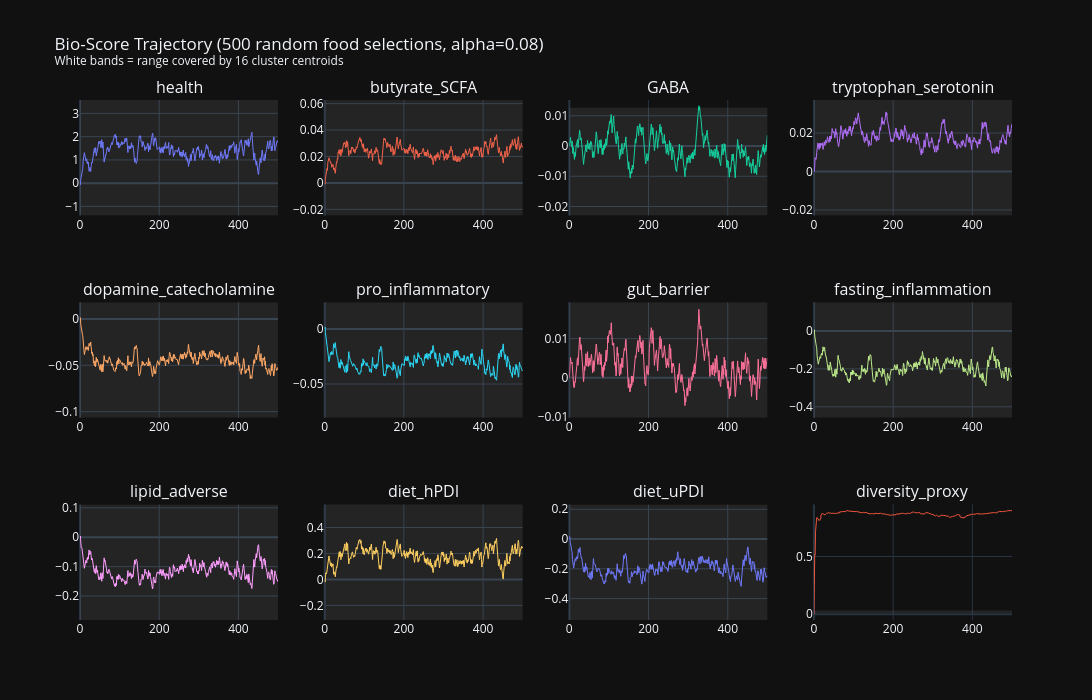

Source (notebook cell):
### Code cell
fig = make_subplots(rows=3, cols=4, subplot_titles=list(traj_df.columns))
for i, col in enumerate(traj_df.columns):
    row, c = i // 4 + 1, i % 4 + 1
    fig.add_trace(go.Scatter(y=traj_df[col], mode='lines', name=col,
        line=dict(width=1), showlegend=False), row=row, col=c)
    cmin, cmax = cluster_bio[col].min(), cluster_bio[col].max()
    fig.add_hrect(y0=cmin, y1=cmax, fillcolor='white', opacity=0.08,
        line_width=0, row=row, col=c)

fig.update_layout(title='Bio-Score Trajectory (500 random food selections, alpha=0.08)<br><sup>White bands = range covered by 16 cluster centroids</sup>',
    template=PLOTLY_DARK, height=700, width=1100)
fig.show()

### Figure 1 — Plotly figure (JSON) as saved in the notebook; plotly's stock layout.template omitted (floating-point values rounded to 4 significant figures; data arrays with more than 128 entries replaced by an {"elided": "..."} marker saying what was removed)
{"data": [{"line": {"width": 1}, "mode": "lines", "name": "health", "showlegend": false, "type": "scatter", "xaxis": "x", "y": {"elided": "501 float values"}, "yaxis": "y"}, {"line": {"width": 1}, "mode": "lines", "name": "butyrate_SCFA", "showlegend": false, "type": "scatter", "xaxis": "x2", "y": {"elided": "501 float values"}, "yaxis": "y2"}, {"line": {"width": 1}, "mode": "lines", "name": "GABA", "showlegend": false, "type": "scatter", "xaxis": "x3", "y": {"elided": "501 float values"}, "yaxis": "y3"}, {"line": {"width": 1}, "mode": "lines", "name": "tryptophan_serotonin", "showlegend": false, "type": "scatter", "xaxis": "x4", "y": {"elided": "501 float values"}, "yaxis": "y4"}, {"line": {"width": 1}, "mode": "lines", "name": "dopamine_catecholamine", "showlegend": false, "type": "scatter", "xaxis": "x5", "y": {"elided": "501 float values"}, "yaxis": "y5"}, {"line": {"width": 1}, "mode": "lines", "name": "pro_inflammatory", "showlegend": false, "type": "scatter", "xaxis": "x6", "y": {"elided": "501 float values"}, "yaxis": "y6"}, {"line": {"width": 1}, "mode": "lines", "name": "gut_barrier", "showlegend": false, "type": "scatter", "xaxis": "x7", "y": {"elided": "501 float values"}, "yaxis": "y7"}, {"line": {"width": 1}, "mode": "lines", "name": "fasting_inflammation", "showlegend": false, "type": "scatter", "xaxis": "x8", "y": {"elided": "501 float values"}, "yaxis": "y8"}, {"line": {"width": 1}, "mode": "lines", "name": "lipid_adverse", "showlegend": false, "type": "scatter", "xaxis": "x9", "y": {"elided": "501 float values"}, "yaxis": "y9"}, {"line": {"width": 1}, "mode": "lines", "name": "diet_hPDI", "showlegend": false, "type": "scatter", "xaxis": "x10", "y": {"elided": "501 float values"}, "yaxis": "y10"}, {"line": {"width": 1}, "mode": "lines", "name": "diet_uPDI", "showlegend": false, "type": "scatter", "xaxis": "x11", "y": {"elided": "501 float values"}, "yaxis": "y11"}, {"line": {"width": 1}, "mode": "lines", "name": "diversity_proxy", "showlegend": false, "type": "scatter", "xaxis": "x12", "y": {"elided": "501 float values"}, "yaxis": "y12"}], "layout": {"annotations": [{"font": {"size": 16}, "showarrow": false, "text": "health", "x": 0.1062, "xanchor": "center", "xref": "paper", "y": 1.0, "yanchor": "bottom", "yref": "paper"}, {"font": {"size": 16}, "showarrow": false, "text": "butyrate_SCFA", "x": 0.3688, "xanchor": "center", "xref": "paper", "y": 1.0, "yanchor": "bottom", "yref": "paper"}, {"font": {"size": 16}, "showarrow": false, "text": "GABA", "x": 0.6313, "xanchor": "center", "xref": "paper", "y": 1.0, "yanchor": "bottom", "yref": "paper"}, {"font": {"size": 16}, "showarrow": false, "text": "tryptophan_serotonin", "x": 0.8938, "xanchor": "center", "xref": "paper", "y": 1.0, "yanchor": "bottom", "yref": "paper"}, {"font": {"size": 16}, "showarrow": false, "text": "dopamine_catecholamine", "x": 0.1062, "xanchor": "center", "xref": "paper", "y": 0.6111, "yanchor": "bottom", "yref": "paper"}, {"font": {"size": 16}, "showarrow": false, "text": "pro_inflammatory", "x": 0.3688, "xanchor": "center", "xref": "paper", "y": 0.6111, "yanchor": "bottom", "yref": "paper"}, {"font": {"size": 16}, "showarrow": false, "text": "gut_barrier", "x": 0.6313, "xanchor": "center", "xref": "paper", "y": 0.6111, "yanchor": "bottom", "yref": "paper"}, {"font": {"size": 16}, "showarrow": false, "text": "fasting_inflammation", "x": 0.8938, "xanchor": "center", "xref": "paper", "y": 0.6111, "yanchor": "bottom", "yref": "paper"}, {"font": {"size": 16}, "showarrow": false, "text": "lipid_adverse", "x": 0.1062, "xanchor": "center", "xref": "paper", "y": 0.2222, "yanchor": "bottom", "yref": "paper"}, {"font": {"size": 16}, "showarrow": false, "text": "diet_hPDI", "x": 0.3688, "xanchor": "center", "xref": "paper", "y": 0.2222, "yanchor": "bottom", "yref": "paper"}, {"font": {"size": 16}, "showarrow": false, "text": "diet_uPDI", "x": 0.6313, "xanchor": "center", "xref": "paper", "y": 0.2222, "yanchor": "bottom", "yref": "paper"}, {"font": {"size": 16}, "showarrow": false, "text": "diversity_proxy", "x": 0.8938, "xanchor": "center", "xref": "paper", "y": 0.2222, "yanchor": "bottom", "yref": "paper"}], "height": 700, "shapes": [{"fillcolor": "white", "line": {"width": 0}, "opacity": 0.08, "type": "rect", "x0": 0, "x1": 1, "xref": "x domain", "y0": -1.392, "y1": 3.575, "yref": "y"}, {"fillcolor": "white", "line": {"width": 0}, "opacity": 0.08, "type": "rect", "x0": 0, "x1": 1, "xref": "x2 domain", "y0": -0.02468, "y1": 0.06274, "yref": "y2"}, {"fillcolor": "white", "line": {"width": 0}, "opacity": 0.08, "type": "rect", "x0": 0, "x1": 1, "xref": "x3 domain", "y0": -0.02299, "y1": 0.01261, "yref": "y3"}, {"fillcolor": "white", "line": {"width": 0}, "opacity": 0.08, "type": "rect", "x0": 0, "x1": 1, "xref": "x4 domain", "y0": -0.02288, "y1": 0.03718, "yref": "y4"}, {"fillcolor": "white", "line": {"width": 0}, "opacity": 0.08, "type": "rect", "x0": 0, "x1": 1, "xref": "x5 domain", "y0": -0.1066, "y1": 0.01807, "yref": "y5"}, {"fillcolor": "white", "line": {"width": 0}, "opacity": 0.08, "type": "rect", "x0": 0, "x1": 1, "xref": "x6 domain", "y0": -0.08068, "y1": 0.02437, "yref": "y6"}, {"fillcolor": "white", "line": {"width": 0}, "opacity": 0.08, "type": "rect", "x0": 0, "x1": 1, "xref": "x7 domain", "y0": -0.01023, "y1": 0.0193, "yref": "y7"}, {"fillcolor": "white", "line": {"width": 0}, "opacity": 0.08, "type": "rect", "x0": 0, "x1": 1, "xref": "x8 domain", "y0": -0.4578, "y1": 0.1514, "yref": "y8"}, {"fillcolor": "white", "line": {"width": 0}, "opacity": 0.08, "type": "rect", "x0": 0, "x1": 1, "xref": "x9 domain", "y0": -0.2814, "y1": 0.1115, "yref": "y9"}, {"fillcolor": "white", "line": {"width": 0}, "opacity": 0.08, "type": "rect", "x0": 0, "x1": 1, "xref": "x10 domain", "y0": -0.3123, "y1": 0.5776, "yref": "y10"}, {"fillcolor": "white", "line": {"width": 0}, "opacity": 0.08, "type": "rect", "x0": 0, "x1": 1, "xref": "x11 domain", "y0": -0.5441, "y1": 0.2325, "yref": "y11"}, {"fillcolor": "white", "line": {"width": 0}, "opacity": 0.08, "type": "rect", "x0": 0, "x1": 1, "xref": "x12 domain", "y0": 0.009548, "y1": 0.03254, "yref": "y12"}], "title": {"text": "Bio-Score Trajectory (500 random food selections, alpha=0.08)<br><sup>White bands = range covered by 16 cluster centroids</sup>"}, "width": 1100, "xaxis": {"anchor": "y", "domain": [0.0, 0.2125]}, "xaxis10": {"anchor": "y10", "domain": [0.2625, 0.475]}, "xaxis11": {"anchor": "y11", "domain": [0.525, 0.7375]}, "xaxis12": {"anchor": "y12", "domain": [0.7875, 1.0]}, "xaxis2": {"anchor": "y2", "domain": [0.2625, 0.475]}, "xaxis3": {"anchor": "y3", "domain": [0.525, 0.7375]}, "xaxis4": {"anchor": "y4", "domain": [0.7875, 1.0]}, "xaxis5": {"anchor": "y5", "domain": [0.0, 0.2125]}, "xaxis6": {"anchor": "y6", "domain": [0.2625, 0.475]}, "xaxis7": {"anchor": "y7", "domain": [0.525, 0.7375]}, "xaxis8": {"anchor": "y8", "domain": [0.7875, 1.0]}, "xaxis9": {"anchor": "y9", "domain": [0.0, 0.2125]}, "yaxis": {"anchor": "x", "domain": [0.7778, 1.0]}, "yaxis10": {"anchor": "x10", "domain": [0.0, 0.2222]}, "yaxis11": {"anchor": "x11", "domain": [0.0, 0.2222]}, "yaxis12": {"anchor": "x12", "domain": [0.0, 0.2222]}, "yaxis2": {"anchor": "x2", "domain": [0.7778, 1.0]}, "yaxis3": {"anchor": "x3", "domain": [0.7778, 1.0]}, "yaxis4": {"anchor": "x4", "domain": [0.7778, 1.0]}, "yaxis5": {"anchor": "x5", "domain": [0.3889, 0.6111]}, "yaxis6": {"anchor": "x6", "domain": [0.3889, 0.6111]}, "yaxis7": {"anchor": "x7", "domain": [0.3889, 0.6111]}, "yaxis8": {"anchor": "x8", "domain": [0.3889, 0.6111]}, "yaxis9": {"anchor": "x9", "domain": [0.0, 0.2222]}}}
